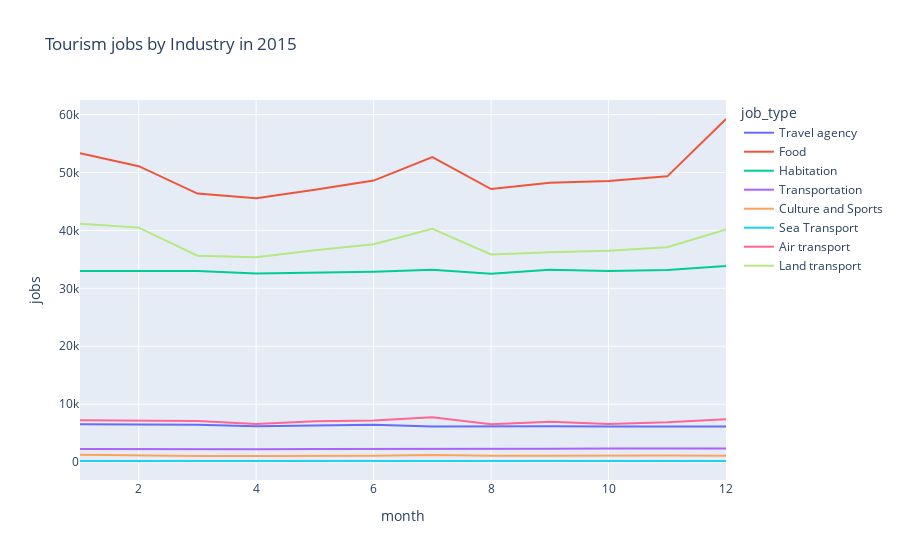

Notebook source saved alongside this figure:
### Code cell
tourism_rio_grouped_15 = tourism_rio[tourism_rio['year']== 2015].groupby(['month','job_type']).sum()
# tourism_rio_grouped.drop(columns = ['month'], inplace=True)
tourism_rio_grouped_15.reset_index(inplace=True)
tourism_rio_grouped_15.replace(tourism_rio_grouped_15['job_type'].unique().tolist(), ['Travel agency', 'Food', 'Habitation', 'Transportation', 'Culture and Sports', 'Sea Transport', 
 'Air transport', 'Land transport'], inplace=True)
fig = px.line(tourism_rio_grouped_15, x='month', y='jobs', color='job_type',title='Tourism jobs by Industry in 2015')

fig.show()

### Figure 1 — Plotly figure (JSON) as saved in the notebook; plotly's stock layout.template omitted (floating-point values rounded to 4 significant figures)
{"data": [{"hovertemplate": "job_type=Travel agency<br>month=%{x}<br>jobs=%{y}<extra></extra>", "legendgroup": "Travel agency", "line": {"color": "#636efa", "dash": "solid"}, "mode": "lines", "name": "Travel agency", "orientation": "v", "showlegend": true, "type": "scatter", "x": [1, 2, 3, 4, 5, 6, 7, 8, 9, 10, 11, 12], "xaxis": "x", "y": [6529, 6522, 6449, 6192, 6342, 6432, 6163, 6216, 6201, 6135, 6191, 6162], "yaxis": "y"}, {"hovertemplate": "job_type=Food<br>month=%{x}<br>jobs=%{y}<extra></extra>", "legendgroup": "Food", "line": {"color": "#EF553B", "dash": "solid"}, "mode": "lines", "name": "Food", "orientation": "v", "showlegend": true, "type": "scatter", "x": [1, 2, 3, 4, 5, 6, 7, 8, 9, 10, 11, 12], "xaxis": "x", "y": [53342, 51098, 46358, 45560, 47024, 48603, 52665, 47150, 48235, 48527, 49336, 59243], "yaxis": "y"}, {"hovertemplate": "job_type=Habitation<br>month=%{x}<br>jobs=%{y}<extra></extra>", "legendgroup": "Habitation", "line": {"color": "#00cc96", "dash": "solid"}, "mode": "lines", "name": "Habitation", "orientation": "v", "showlegend": true, "type": "scatter", "x": [1, 2, 3, 4, 5, 6, 7, 8, 9, 10, 11, 12], "xaxis": "x", "y": [32990, 32970, 32996, 32544, 32695, 32879, 33210, 32516, 33220, 33015, 33173, 33843], "yaxis": "y"}, {"hovertemplate": "job_type=Transportation<br>month=%{x}<br>jobs=%{y}<extra></extra>", "legendgroup": "Transportation", "line": {"color": "#ab63fa", "dash": "solid"}, "mode": "lines", "name": "Transportation", "orientation": "v", "showlegend": true, "type": "scatter", "x": [1, 2, 3, 4, 5, 6, 7, 8, 9, 10, 11, 12], "xaxis": "x", "y": [2270, 2210, 2183, 2200, 2249, 2241, 2330, 2298, 2282, 2358, 2335, 2322], "yaxis": "y"}, {"hovertemplate": "job_type=Culture and Sports<br>month=%{x}<br>jobs=%{y}<extra></extra>", "legendgroup": "Culture and Sports", "line": {"color": "#FFA15A", "dash": "solid"}, "mode": "lines", "name": "Culture and Sports", "orientation": "v", "showlegend": true, "type": "scatter", "x": [1, 2, 3, 4, 5, 6, 7, 8, 9, 10, 11, 12], "xaxis": "x", "y": [1257, 1139, 1039, 1046, 1029, 1079, 1227, 1099, 1105, 1172, 1135, 1107], "yaxis": "y"}, {"hovertemplate": "job_type=Sea Transport<br>month=%{x}<br>jobs=%{y}<extra></extra>", "legendgroup": "Sea Transport", "line": {"color": "#19d3f3", "dash": "solid"}, "mode": "lines", "name": "Sea Transport", "orientation": "v", "showlegend": true, "type": "scatter", "x": [1, 2, 3, 4, 5, 6, 7, 8, 9, 10, 11, 12], "xaxis": "x", "y": [198, 193, 186, 191, 203, 230, 235, 207, 205, 206, 184, 190], "yaxis": "y"}, {"hovertemplate": "job_type=Air transport<br>month=%{x}<br>jobs=%{y}<extra></extra>", "legendgroup": "Air transport", "line": {"color": "#FF6692", "dash": "solid"}, "mode": "lines", "name": "Air transport", "orientation": "v", "showlegend": true, "type": "scatter", "x": [1, 2, 3, 4, 5, 6, 7, 8, 9, 10, 11, 12], "xaxis": "x", "y": [7200, 7149, 7092, 6574, 7060, 7170, 7748, 6535, 6968, 6592, 6878, 7397], "yaxis": "y"}, {"hovertemplate": "job_type=Land transport<br>month=%{x}<br>jobs=%{y}<extra></extra>", "legendgroup": "Land transport", "line": {"color": "#B6E880", "dash": "solid"}, "mode": "lines", "name": "Land transport", "orientation": "v", "showlegend": true, "type": "scatter", "x": [1, 2, 3, 4, 5, 6, 7, 8, 9, 10, 11, 12], "xaxis": "x", "y": [41174, 40485, 35627, 35363, 36588, 37606, 40297, 35852, 36239, 36509, 37114, 40152], "yaxis": "y"}], "layout": {"legend": {"title": {"text": "job_type"}, "tracegroupgap": 0}, "title": {"text": "Tourism jobs by Industry in 2015"}, "xaxis": {"anchor": "y", "domain": [0, 1], "title": {"text": "month"}}, "yaxis": {"anchor": "x", "domain": [0, 1], "title": {"text": "jobs"}}}}
